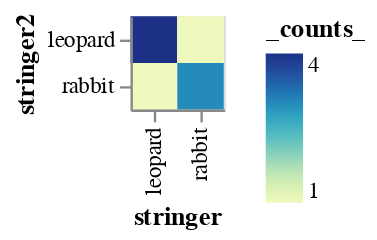

Notebook cell for this chart:
### Code cell
ce.chart_me(df, "stringer", "stringer2")

### Figure 1 — Vega-Lite specification as saved in the notebook (floating-point values rounded to 4 significant figures)
{"config": {"view": {"continuousWidth": 400, "continuousHeight": 300}}, "data": {"name": "data-25c6307cd58c0b7f55ccff548726265b"}, "mark": "rect", "encoding": {"color": {"field": "_counts_", "type": "quantitative"}, "x": {"field": "stringer", "type": "ordinal"}, "y": {"field": "stringer2", "type": "ordinal"}}, "$schema": "https://vega.github.io/schema/vega-lite/v4.17.0.json", "datasets": {"data-25c6307cd58c0b7f55ccff548726265b": [{"stringer": "leopard", "stringer2": "leopard", "measures": "sum", "_counts_": 4}, {"stringer": "rabbit", "stringer2": "rabbit", "measures": "sum", "_counts_": 3}, {"stringer": "leopard", "stringer2": "rabbit", "measures": "sum", "_counts_": 1}, {"stringer": "rabbit", "stringer2": "leopard", "measures": "sum", "_counts_": 1}]}}
